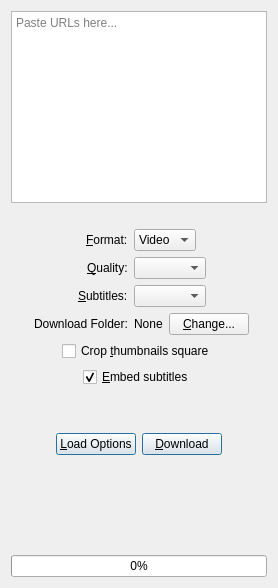
<?xml version="1.0" encoding="UTF-8"?>
<ui version="4.0">
 <class>Tab</class>
 <widget class="QWidget" name="Tab">
  <layout class="QVBoxLayout" name="verticalLayout">
   <item>
    <widget class="QPlainTextEdit" name="plainTextEdit">
     <property name="toolTip">
      <string>Each URL should be pasted on it's own line.</string>
     </property>
     <property name="lineWrapMode">
      <enum>QPlainTextEdit::LineWrapMode::NoWrap</enum>
     </property>
     <property name="placeholderText">
      <string>Paste URLs here...</string>
     </property>
    </widget>
   </item>
   <item>
    <spacer name="horizontalSpacer1">
     <property name="orientation">
      <enum>Qt::Orientation::Vertical</enum>
     </property>
     <property name="sizeType">
      <enum>QSizePolicy::Policy::Fixed</enum>
     </property>
     <property name="sizeHint" stdset="0">
      <size>
       <width>0</width>
       <height>20</height>
      </size>
     </property>
    </spacer>
   </item>
   <item>
    <layout class="QFormLayout" name="downloadOptionsFormLayout">
     <property name="fieldGrowthPolicy">
      <enum>QFormLayout::FieldGrowthPolicy::FieldsStayAtSizeHint</enum>
     </property>
     <property name="rowWrapPolicy">
      <enum>QFormLayout::RowWrapPolicy::DontWrapRows</enum>
     </property>
     <property name="labelAlignment">
      <set>Qt::AlignmentFlag::AlignRight|Qt::AlignmentFlag::AlignTrailing|Qt::AlignmentFlag::AlignVCenter</set>
     </property>
     <property name="formAlignment">
      <set>Qt::AlignmentFlag::AlignHCenter|Qt::AlignmentFlag::AlignTop</set>
     </property>
     <item row="0" column="0">
      <widget class="QLabel" name="formatLabel">
       <property name="text">
        <string>&lt;u&gt;F&lt;/u&gt;ormat:</string>
       </property>
      </widget>
     </item>
     <item row="0" column="1">
      <widget class="QComboBox" name="formatComboBox">
       <property name="focusPolicy">
        <enum>Qt::FocusPolicy::NoFocus</enum>
       </property>
       <property name="toolTip">
        <string>Format options&lt;br&gt;(Alt+F)</string>
       </property>
       <item>
        <property name="text">
         <string>Video</string>
        </property>
       </item>
       <item>
        <property name="text">
         <string>Audio</string>
        </property>
       </item>
      </widget>
     </item>
     <item row="1" column="0">
      <widget class="QLabel" name="qualityLabel">
       <property name="text">
        <string>&lt;u&gt;Q&lt;/u&gt;uality:</string>
       </property>
      </widget>
     </item>
     <item row="1" column="1">
      <widget class="QComboBox" name="qualityComboBox">
       <property name="focusPolicy">
        <enum>Qt::FocusPolicy::NoFocus</enum>
       </property>
       <property name="toolTip">
        <string>Quality options&lt;br&gt;(Alt+Q)</string>
       </property>
       <property name="sizeAdjustPolicy">
        <enum>QComboBox::SizeAdjustPolicy::AdjustToContents</enum>
       </property>
       <property name="placeholderText">
        <string>Best</string>
       </property>
      </widget>
     </item>
     <item row="2" column="0">
      <widget class="QLabel" name="subtitlesLabel">
       <property name="text">
        <string>&lt;u&gt;S&lt;/u&gt;ubtitles:</string>
       </property>
      </widget>
     </item>
     <item row="2" column="1">
      <widget class="QComboBox" name="subtitlesComboBox">
       <property name="focusPolicy">
        <enum>Qt::FocusPolicy::NoFocus</enum>
       </property>
       <property name="toolTip">
        <string>Subtitle options&lt;br&gt;(Alt+S)</string>
       </property>
       <property name="sizeAdjustPolicy">
        <enum>QComboBox::SizeAdjustPolicy::AdjustToContents</enum>
       </property>
       <property name="placeholderText">
        <string>None</string>
       </property>
      </widget>
     </item>
     <item row="3" column="0">
      <widget class="QLabel" name="downloadFolderLabel">
       <property name="text">
        <string>Download Folder:</string>
       </property>
      </widget>
     </item>
     <item row="3" column="1">
      <layout class="QHBoxLayout" name="downloadFolderLayout">
       <item>
        <widget class="QLabel" name="downloadFolderIndicatorLabel">
         <property name="text">
          <string>None</string>
         </property>
         <property name="openExternalLinks">
          <bool>true</bool>
         </property>
        </widget>
       </item>
       <item>
        <widget class="QPushButton" name="setDownloadFolderButton">
         <property name="focusPolicy">
          <enum>Qt::FocusPolicy::NoFocus</enum>
         </property>
         <property name="toolTip">
          <string>Change download folder&lt;br&gt;(Alt+C)</string>
         </property>
         <property name="text">
          <string>&amp;Change...</string>
         </property>
         <property name="icon">
          <iconset theme="QIcon::ThemeIcon::DocumentSaveAs"/>
         </property>
        </widget>
       </item>
      </layout>
     </item>
    </layout>
   </item>
   <item alignment="Qt::AlignmentFlag::AlignHCenter">
    <widget class="QCheckBox" name="cropThumbnailsCheckBox">
     <property name="focusPolicy">
      <enum>Qt::FocusPolicy::NoFocus</enum>
     </property>
     <property name="toolTip">
      <string>Crop thumbnails / album arts to square shape (useful when downloading music)&lt;br&gt;(Alt+T)</string>
     </property>
     <property name="text">
      <string>Crop &amp;thumbnails square</string>
     </property>
    </widget>
   </item>
   <item alignment="Qt::AlignmentFlag::AlignHCenter">
    <widget class="QCheckBox" name="embedSubtitlesCheckBox">
     <property name="focusPolicy">
      <enum>Qt::FocusPolicy::NoFocus</enum>
     </property>
     <property name="toolTip">
      <string>Embed subtitles directly into audio / video files instead of downloading them to a separate file&lt;br&gt;(Alt+E)</string>
     </property>
     <property name="text">
      <string>&amp;Embed subtitles</string>
     </property>
     <property name="checked">
      <bool>true</bool>
     </property>
    </widget>
   </item>
   <item>
    <spacer name="horizontalSpacer3">
     <property name="orientation">
      <enum>Qt::Orientation::Vertical</enum>
     </property>
     <property name="sizeType">
      <enum>QSizePolicy::Policy::Fixed</enum>
     </property>
     <property name="sizeHint" stdset="0">
      <size>
       <width>0</width>
       <height>40</height>
      </size>
     </property>
    </spacer>
   </item>
   <item>
    <layout class="QHBoxLayout" name="actionButtonsLayout">
     <item>
      <spacer name="horizontalSpacer4">
       <property name="orientation">
        <enum>Qt::Orientation::Horizontal</enum>
       </property>
       <property name="sizeHint" stdset="0">
        <size>
         <width>40</width>
         <height>20</height>
        </size>
       </property>
      </spacer>
     </item>
     <item>
      <widget class="QPushButton" name="dataPullButton">
       <property name="focusPolicy">
        <enum>Qt::FocusPolicy::NoFocus</enum>
       </property>
       <property name="toolTip">
        <string>Load subtitle and quality options&lt;br&gt;(Alt+L)</string>
       </property>
       <property name="text">
        <string>&amp;Load Options</string>
       </property>
       <property name="icon">
        <iconset theme="QIcon::ThemeIcon::ViewRefresh"/>
       </property>
       <property name="default">
        <bool>true</bool>
       </property>
      </widget>
     </item>
     <item alignment="Qt::AlignmentFlag::AlignHCenter">
      <widget class="QPushButton" name="downloadButton">
       <property name="focusPolicy">
        <enum>Qt::FocusPolicy::NoFocus</enum>
       </property>
       <property name="toolTip">
        <string>Alt+D</string>
       </property>
       <property name="text">
        <string>&amp;Download</string>
       </property>
       <property name="icon">
        <iconset theme="QIcon::ThemeIcon::GoDown"/>
       </property>
       <property name="default">
        <bool>true</bool>
       </property>
      </widget>
     </item>
     <item>
      <spacer name="horizontalSpacer5">
       <property name="orientation">
        <enum>Qt::Orientation::Horizontal</enum>
       </property>
       <property name="sizeHint" stdset="0">
        <size>
         <width>40</width>
         <height>20</height>
        </size>
       </property>
      </spacer>
     </item>
    </layout>
   </item>
   <item>
    <spacer name="horizontalSpacer6">
     <property name="orientation">
      <enum>Qt::Orientation::Vertical</enum>
     </property>
     <property name="sizeType">
      <enum>QSizePolicy::Policy::Fixed</enum>
     </property>
     <property name="sizeHint" stdset="0">
      <size>
       <width>0</width>
       <height>60</height>
      </size>
     </property>
    </spacer>
   </item>
   <item>
    <layout class="QHBoxLayout" name="statusIndicatorsLayout">
     <item>
      <spacer name="horizontalSpacer7">
       <property name="orientation">
        <enum>Qt::Orientation::Horizontal</enum>
       </property>
       <property name="sizeHint" stdset="0">
        <size>
         <width>0</width>
         <height>0</height>
        </size>
       </property>
      </spacer>
     </item>
     <item>
      <widget class="QLabel" name="statusIconLabel">
       <property name="minimumSize">
        <size>
         <width>28</width>
         <height>28</height>
        </size>
       </property>
      </widget>
     </item>
     <item>
      <spacer name="horizontalSpacer8">
       <property name="orientation">
        <enum>Qt::Orientation::Horizontal</enum>
       </property>
       <property name="sizeType">
        <enum>QSizePolicy::Policy::Fixed</enum>
       </property>
       <property name="sizeHint" stdset="0">
        <size>
         <width>3</width>
         <height>20</height>
        </size>
       </property>
      </spacer>
     </item>
     <item>
      <widget class="QLabel" name="statusLabel">
       <property name="font">
        <font>
         <pointsize>14</pointsize>
        </font>
       </property>
      </widget>
     </item>
     <item>
      <spacer name="horizontalSpacer9">
       <property name="orientation">
        <enum>Qt::Orientation::Horizontal</enum>
       </property>
       <property name="sizeHint" stdset="0">
        <size>
         <width>0</width>
         <height>0</height>
        </size>
       </property>
      </spacer>
     </item>
    </layout>
   </item>
   <item>
    <widget class="QProgressBar" name="progressBar">
     <property name="value">
      <number>0</number>
     </property>
    </widget>
   </item>
  </layout>
 </widget>
 <resources/>
 <connections/>
</ui>
